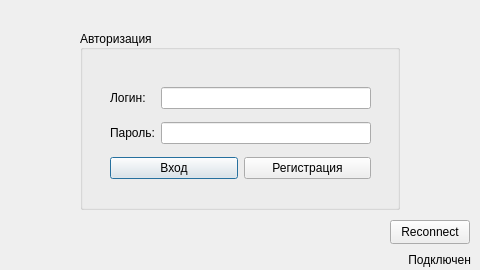
<?xml version="1.0" encoding="UTF-8"?>
<ui version="4.0">
 <class>LoginWindow</class>
 <widget class="QDialog" name="LoginWindow">
  <property name="geometry">
   <rect>
    <x>0</x>
    <y>0</y>
    <width>480</width>
    <height>270</height>
   </rect>
  </property>
  <property name="minimumSize">
   <size>
    <width>480</width>
    <height>270</height>
   </size>
  </property>
  <property name="maximumSize">
   <size>
    <width>480</width>
    <height>270</height>
   </size>
  </property>
  <property name="windowTitle">
   <string>Вход</string>
  </property>
  <widget class="QGroupBox" name="groupBox">
   <property name="geometry">
    <rect>
     <x>80</x>
     <y>30</y>
     <width>320</width>
     <height>180</height>
    </rect>
   </property>
   <property name="minimumSize">
    <size>
     <width>320</width>
     <height>180</height>
    </size>
   </property>
   <property name="maximumSize">
    <size>
     <width>480</width>
     <height>480</height>
    </size>
   </property>
   <property name="title">
    <string>Авторизация</string>
   </property>
   <property name="alignment">
    <set>Qt::AlignLeading|Qt::AlignLeft|Qt::AlignVCenter</set>
   </property>
   <property name="flat">
    <bool>false</bool>
   </property>
   <property name="checkable">
    <bool>false</bool>
   </property>
   <widget class="QWidget" name="layoutWidget">
    <property name="geometry">
     <rect>
      <x>30</x>
      <y>50</y>
      <width>261</width>
      <height>108</height>
     </rect>
    </property>
    <layout class="QVBoxLayout" name="verticalLayout">
     <item>
      <layout class="QHBoxLayout" name="horizontalLayout_3">
       <item>
        <widget class="QLabel" name="label">
         <property name="minimumSize">
          <size>
           <width>45</width>
           <height>0</height>
          </size>
         </property>
         <property name="text">
          <string>Логин:</string>
         </property>
        </widget>
       </item>
       <item>
        <widget class="QLineEdit" name="login"/>
       </item>
      </layout>
     </item>
     <item>
      <layout class="QHBoxLayout" name="horizontalLayout_2">
       <item>
        <widget class="QLabel" name="label_2">
         <property name="text">
          <string>Пароль:</string>
         </property>
        </widget>
       </item>
       <item>
        <widget class="QLineEdit" name="password"/>
       </item>
      </layout>
     </item>
     <item>
      <layout class="QHBoxLayout" name="horizontalLayout">
       <item>
        <widget class="QPushButton" name="signin">
         <property name="text">
          <string>Вход</string>
         </property>
        </widget>
       </item>
       <item>
        <widget class="QPushButton" name="register_2">
         <property name="text">
          <string>Регистрация</string>
         </property>
        </widget>
       </item>
      </layout>
     </item>
    </layout>
   </widget>
  </widget>
  <widget class="QLabel" name="db_status">
   <property name="geometry">
    <rect>
     <x>390</x>
     <y>250</y>
     <width>81</width>
     <height>20</height>
    </rect>
   </property>
   <property name="layoutDirection">
    <enum>Qt::LeftToRight</enum>
   </property>
   <property name="text">
    <string>Подключен</string>
   </property>
   <property name="alignment">
    <set>Qt::AlignRight|Qt::AlignTrailing|Qt::AlignVCenter</set>
   </property>
  </widget>
  <widget class="QPushButton" name="db_reconnect">
   <property name="geometry">
    <rect>
     <x>390</x>
     <y>220</y>
     <width>80</width>
     <height>24</height>
    </rect>
   </property>
   <property name="text">
    <string>Reconnect</string>
   </property>
  </widget>
 </widget>
 <resources/>
 <connections/>
</ui>
